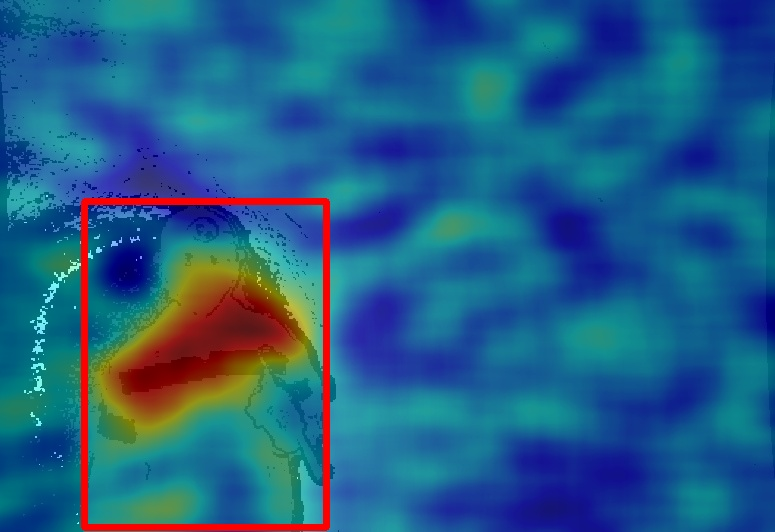
#> input picture DRISE/YOLOV3/RGBD_r_12_182-bbox-id-0.jpg, 775 x 532 px, given as the content of the folder _miner_result/work_dirs_rgb_depth_diy_d_simple/val/drise/rgb, which was not available
$ python compare_image_rgb_attention_1.py
#> lines starting #> are read from the running program, lines starting #| are printed output that depends on the picture; pictures that were not available may be replaced by others from this repository, and a replacement may not be noted
# coding:utf-8
# @Author     : HT
# @Time       : 2022/4/8 11:18
# @File       : compare_image_rgb.py
# @Software   : PyCharm
import os
import cv2
import numpy as np

def creat_dir(out_dir):
    if not os.path.isdir(out_dir):
        os.makedirs(out_dir)
sum_path_list=[r'G:\mmdetection_miner_result\work_dirs_rgb_depth_diy_d_simple\val\drise',r'G:\mmdetection_miner_result\work_dir_rgb_depth_attention_se_d_simple\val\drise',r'G:\mmdetection_miner_result\work_dirs_rgb_depth_attention_cbam_d_b_simple\val\drise']

# sum_path_list=[r'G:\mmdetection_miner_result\work_dirs_rgb_simple',r'G:\mmdetection_miner_result\work_dirs_depth_simple','G:\mmdetection_miner_result\work_dir_rgb_depth_attention_se_b_simple','G:\mmdetection_miner_result\work_dir_rgb_depth_attention_se_just_four_simple']
# sum_path_list=[r'G:\mmdetection_miner_result\work_dirs_rgb_simple',r'G:\mmdetection_miner_result\work_dirs_depth_simple','work_dir_rgb_depth_attention_se_b_simple','work_dir_rgb_depth_attention_se_just_four_simple']
save_path=r'G:\mmdetection_miner_result/compare_image_attention_drise'
creat_dir(save_path)
rgb_path = os.path.join(sum_path_list[0],'rgb')
rgb_path_list=os.listdir(rgb_path)
depth_path = os.path.join(sum_path_list[0],'depth')
for rgbpath in rgb_path_list:
    rgb_path_image = rgb_path+'/'+rgbpath
    # print(rgb_path_image)
    rgb_path_image_data0=cv2.imread(rgb_path_image)
#> rgb_path_image_data0 is the input picture: shape (532, 775, 3); mean B, G, R 135.6, 94.7, 33.8
    depth_path_image = depth_path + '/' + rgbpath
    # print(rgb_path_image)
    depth_path_image_data0 = cv2.imread(depth_path_image)
    img_shape=rgb_path_image_data0.shape
#> img_shape = (532, 775, 3)
    # print('img_shape',img_shape)
    if depth_path_image_data0 is None:
        # print('ht')
        depth_path_image_data0 = np.uint8(np.ones(img_shape) * 255)
    for sum_path in sum_path_list[1:]:
        sum_path_ele_rgb = os.path.join(sum_path, 'rgb')
        sum_path_ele_rgb_image=sum_path_ele_rgb+'/'+rgbpath
        # print(sum_path_ele_rgb_image)
        rgb_path_image_data1=cv2.imread(sum_path_ele_rgb_image)
        if rgb_path_image_data1 is None:
            rgb_path_image_data1=np.uint8(np.ones(img_shape)*255)
        # print(rgb_path_image_data1.shape)

        sum_path_ele_depth = os.path.join(sum_path, 'depth')
        sum_path_ele_depth_image = sum_path_ele_depth + '/' + rgbpath
        depth_path_image_data1 = cv2.imread(sum_path_ele_depth_image)
        if depth_path_image_data1 is None:
            depth_path_image_data1=np.uint8(np.ones(img_shape)*255)
        # print('depth_path_image_data1', depth_path_image_data1.shape)
        # print(depth_path_image_data1)
        # print(rgb_path_image_data1.shape)
        rgb_path_image_data0 = np.hstack((rgb_path_image_data0, rgb_path_image_data1))
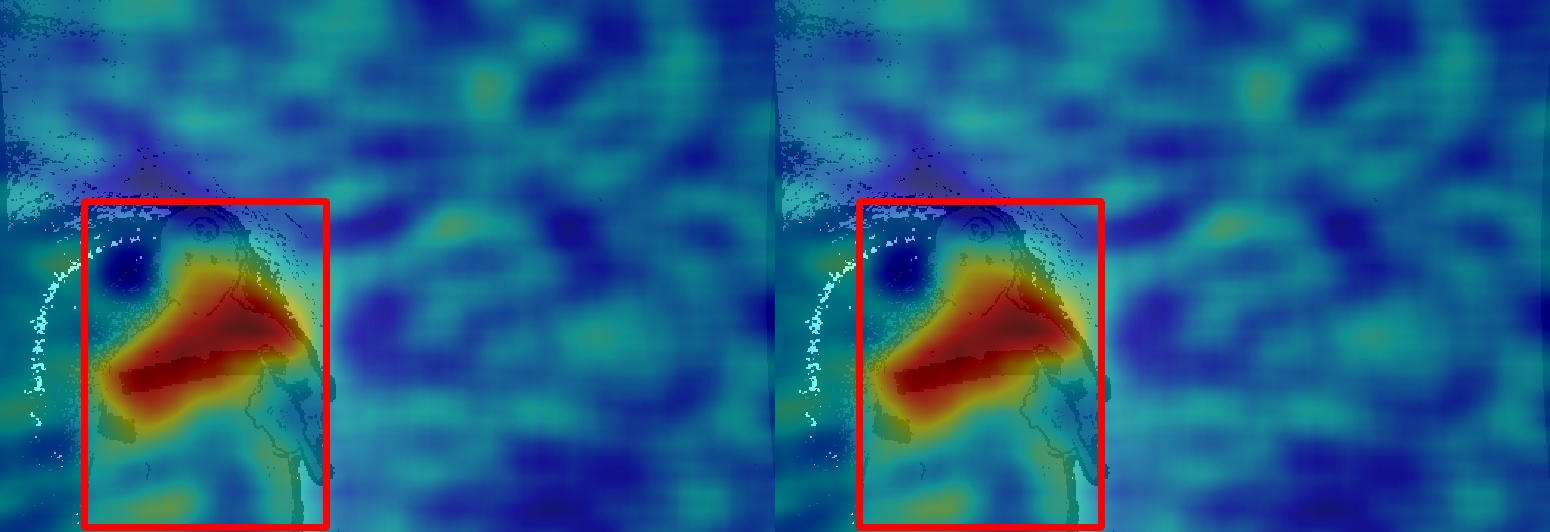
#> rgb_path_image_data0: shape (532, 1550, 3); mean B, G, R 135.6, 94.7, 33.8
        depth_path_image_data0 = np.hstack((depth_path_image_data0, depth_path_image_data1))
        # cv2.imshow('ht1', rgb_path_image_data0)
        # cv2.imshow('ht2', depth_path_image_data0)
    rgb_depth_path_image_data0 = np.vstack((rgb_path_image_data0, depth_path_image_data0))
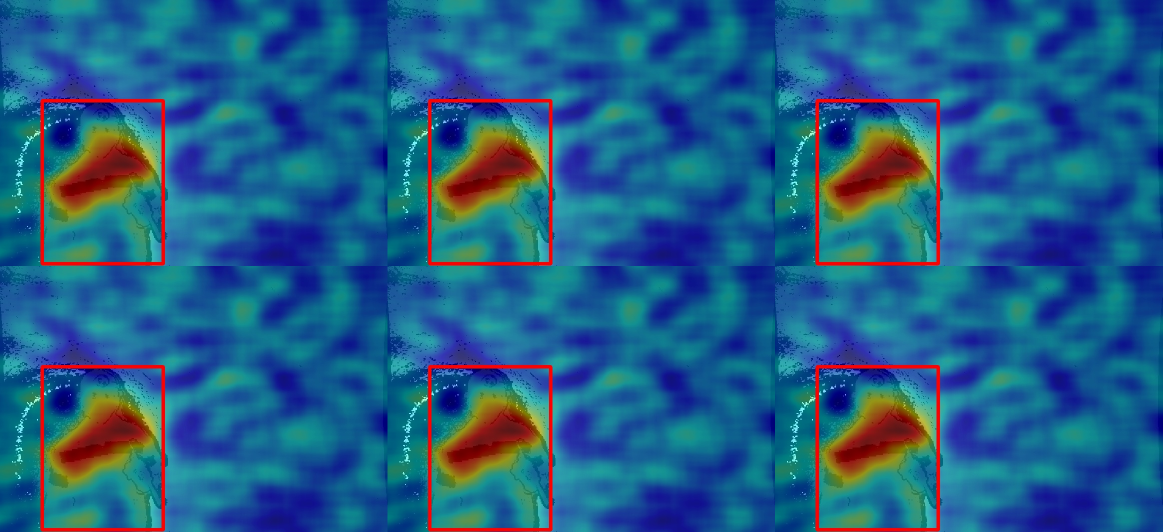
#> rgb_depth_path_image_data0: shape (1064, 2325, 3) (shown at 1/2 size); mean B, G, R 135.6, 94.7, 33.8
    # cv2.imshow('ht',rgb_depth_path_image_data0)
    # cv2.waitKey(0)
    # cv2.destroyAllWindows()
    save_path_image=save_path+'/'+rgbpath
    cv2.imwrite(save_path_image,rgb_depth_path_image_data0)

$ run again, on DRISE/YOLOV3/RGBD_r_15_255-bbox-id-0.jpg
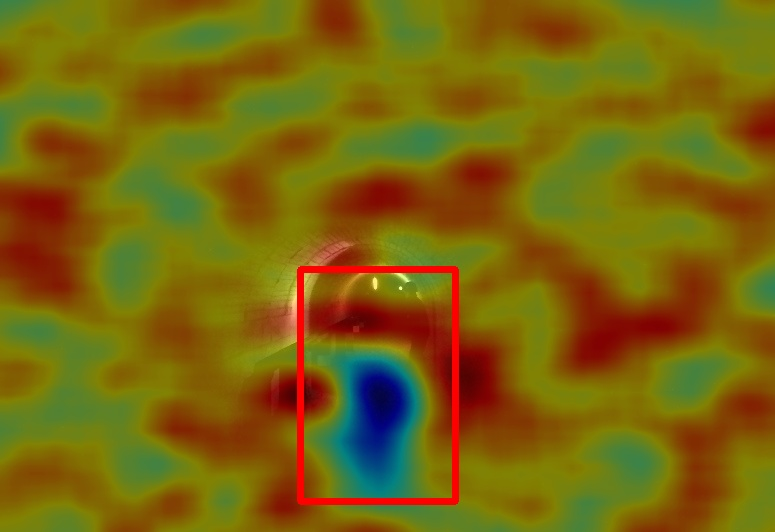
#> input picture DRISE/YOLOV3/RGBD_r_15_255-bbox-id-0.jpg, 775 x 532 px, given as the content of the folder _miner_result/work_dirs_rgb_depth_diy_d_simple/val/drise/rgb, which was not available
#> rgb_path_image_data0 is the input picture: shape (532, 775, 3); mean B, G, R 13, 101.6, 121.8
#> `rgb_path_image_data0 = np.hstack((rgb_path_image_data0, rgb_path_image..`:
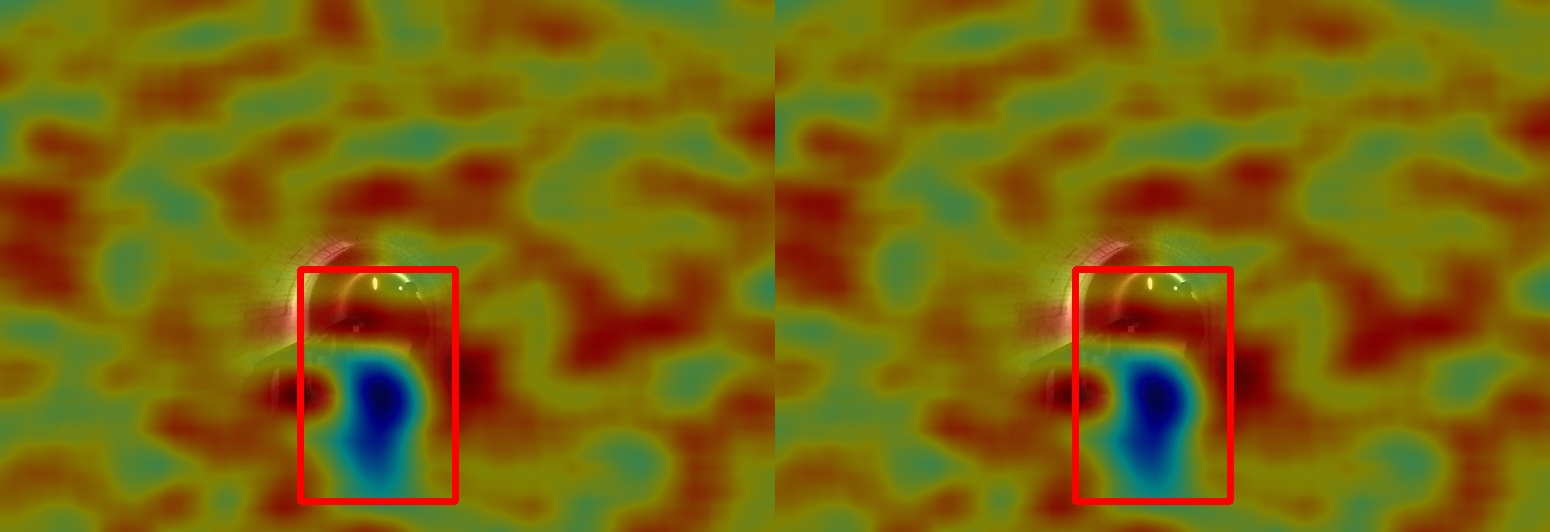
#> rgb_path_image_data0: shape (532, 1550, 3); mean B, G, R 13, 101.6, 121.8
#> `rgb_depth_path_image_data0 = np.vstack((rgb_path_image_data0, depth_pa..`:
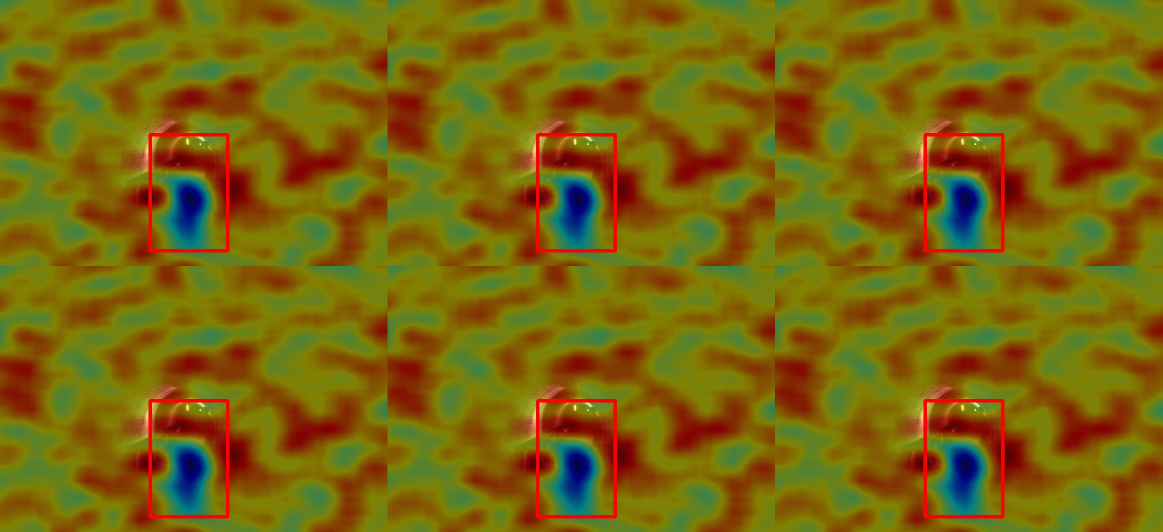
#> rgb_depth_path_image_data0: shape (1064, 2325, 3) (shown at 1/2 size); mean B, G, R 13, 101.6, 121.8
